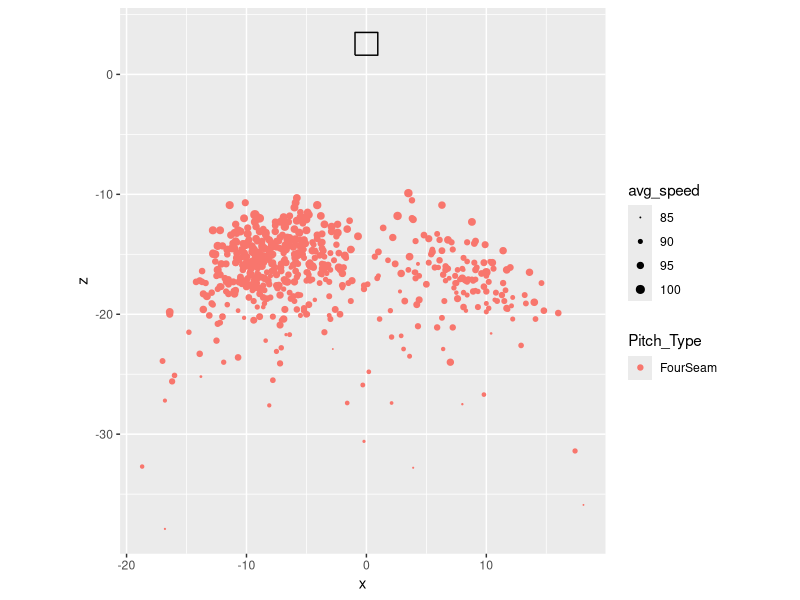

Reproduce this figure in R.
## ---- chunk 1
knitr::opts_chunk$set(echo = TRUE)
## ---- chunk 2
library(tidyverse)
library(lubridate)
library(ggthemes)
library(readr)
## ---- chunk 3
Data2016 <- read_csv("2016FullPitchData.csv", 
    col_types = cols(player_id = col_number(), 
        year = col_number(), player_age = col_number(), 
        p_game = col_number(), p_formatted_ip = col_number(), 
        p_strikeout = col_number(), p_k_percent = col_number(), 
        p_era = col_number(), n = col_number(), 
        n_ff_formatted = col_number(), ff_avg_speed = col_number(), 
        ff_avg_spin = col_number(), ff_avg_break_x = col_number(), 
        ff_avg_break_z = col_number(), ff_avg_break = col_number(), 
        ff_range_speed = col_number(), n_sl_formatted = col_number(), 
        sl_avg_speed = col_number(), sl_avg_spin = col_number(), 
        sl_avg_break_x = col_number(), sl_avg_break_z = col_number(), 
        sl_avg_break = col_number(), sl_range_speed = col_number(), 
        n_ch_formatted = col_number(), ch_avg_speed = col_number(), 
        ch_avg_spin = col_number(), ch_avg_break_x = col_number(), 
        ch_avg_break_z = col_number(), ch_avg_break = col_number(), 
        ch_range_speed = col_number(), n_cukc_formatted = col_number(), 
        cu_avg_speed = col_number(), cu_avg_spin = col_number(), 
        cu_avg_break_x = col_number(), cu_avg_break_z = col_number(), 
        cu_avg_break = col_number(), cu_range_speed = col_number(), 
        n_sift_formatted = col_number(), 
        si_avg_speed = col_number(), si_avg_spin = col_number(), 
        si_avg_break_x = col_number(), si_avg_break_z = col_number(), 
        si_avg_break = col_number(), si_range_speed = col_number(), 
        n_fc_formatted = col_number(), fc_avg_speed = col_number(), 
        fc_avg_spin = col_number(), fc_avg_break_x = col_number(),
        fc_avg_break_z = col_number(), fc_avg_break = col_number(),
        fc_range_speed = col_number(), n_fs_formatted = col_number(),
        fs_avg_speed = col_number(), fs_avg_break_x = col_number(),
        fs_avg_break_z = col_number(), fs_avg_break = col_number(),
        fs_range_speed = col_number(), n_kn_formatted = col_number(),
        kn_avg_speed = col_number(), kn_avg_break_x = col_number(),
        kn_avg_break_z = col_number(), kn_avg_break = col_number(),
        kn_range_speed = col_number(), `...69` = col_skip()), skip = 1, na = "0")

Data2017 <- read_csv("2017FullPitchData.csv", 
    col_types = cols(player_id = col_number(), 
        year = col_number(), player_age = col_number(), 
        p_game = col_number(), p_formatted_ip = col_number(), 
        p_strikeout = col_number(), p_k_percent = col_number(), 
        p_era = col_number(), n = col_number(), 
        n_ff_formatted = col_number(), ff_avg_speed = col_number(), 
        ff_avg_spin = col_number(), ff_avg_break_x = col_number(), 
        ff_avg_break_z = col_number(), ff_avg_break = col_number(), 
        ff_range_speed = col_number(), n_sl_formatted = col_number(), 
        sl_avg_speed = col_number(), sl_avg_spin = col_number(), 
        sl_avg_break_x = col_number(), sl_avg_break_z = col_number(), 
        sl_avg_break = col_number(), sl_range_speed = col_number(), 
        n_ch_formatted = col_number(), ch_avg_speed = col_number(), 
        ch_avg_spin = col_number(), ch_avg_break_x = col_number(), 
        ch_avg_break_z = col_number(), ch_avg_break = col_number(), 
        ch_range_speed = col_number(), n_cukc_formatted = col_number(), 
        cu_avg_speed = col_number(), cu_avg_spin = col_number(), 
        cu_avg_break_x = col_number(), cu_avg_break_z = col_number(), 
        cu_avg_break = col_number(), cu_range_speed = col_number(), 
        n_sift_formatted = col_number(), 
        si_avg_speed = col_number(), si_avg_spin = col_number(), 
        si_avg_break_x = col_number(), si_avg_break_z = col_number(), 
        si_avg_break = col_number(), si_range_speed = col_number(), 
        n_fc_formatted = col_number(), fc_avg_speed = col_number(), 
        fc_avg_spin = col_number(), fc_avg_break_x = col_number(),
        fc_avg_break_z = col_number(), fc_avg_break = col_number(),
        fc_range_speed = col_number(), n_fs_formatted = col_number(),
        fs_avg_speed = col_number(), fs_avg_break_x = col_number(),
        fs_avg_break_z = col_number(), fs_avg_break = col_number(),
        fs_range_speed = col_number(), n_kn_formatted = col_number(),
        kn_avg_speed = col_number(), kn_avg_break_x = col_number(),
        kn_avg_break_z = col_number(), kn_avg_break = col_number(),
        kn_range_speed = col_number(), `...69` = col_skip()), skip = 1, na = "0")

Data2018 <- read_csv("2018FullPitchData.csv", 
    col_types = cols(player_id = col_number(), 
        year = col_number(), player_age = col_number(), 
        p_game = col_number(), p_formatted_ip = col_number(), 
        p_strikeout = col_number(), p_k_percent = col_number(), 
        p_era = col_number(), n = col_number(), 
        n_ff_formatted = col_number(), ff_avg_speed = col_number(), 
        ff_avg_spin = col_number(), ff_avg_break_x = col_number(), 
        ff_avg_break_z = col_number(), ff_avg_break = col_number(), 
        ff_range_speed = col_number(), n_sl_formatted = col_number(), 
        sl_avg_speed = col_number(), sl_avg_spin = col_number(), 
        sl_avg_break_x = col_number(), sl_avg_break_z = col_number(), 
        sl_avg_break = col_number(), sl_range_speed = col_number(), 
        n_ch_formatted = col_number(), ch_avg_speed = col_number(), 
        ch_avg_spin = col_number(), ch_avg_break_x = col_number(), 
        ch_avg_break_z = col_number(), ch_avg_break = col_number(), 
        ch_range_speed = col_number(), n_cukc_formatted = col_number(), 
        cu_avg_speed = col_number(), cu_avg_spin = col_number(), 
        cu_avg_break_x = col_number(), cu_avg_break_z = col_number(), 
        cu_avg_break = col_number(), cu_range_speed = col_number(), 
        n_sift_formatted = col_number(), 
        si_avg_speed = col_number(), si_avg_spin = col_number(), 
        si_avg_break_x = col_number(), si_avg_break_z = col_number(), 
        si_avg_break = col_number(), si_range_speed = col_number(), 
        n_fc_formatted = col_number(), fc_avg_speed = col_number(), 
        fc_avg_spin = col_number(), fc_avg_break_x = col_number(),
        fc_avg_break_z = col_number(), fc_avg_break = col_number(),
        fc_range_speed = col_number(), n_fs_formatted = col_number(),
        fs_avg_speed = col_number(), fs_avg_break_x = col_number(),
        fs_avg_break_z = col_number(), fs_avg_break = col_number(),
        fs_range_speed = col_number(), n_kn_formatted = col_number(),
        kn_avg_speed = col_number(), kn_avg_break_x = col_number(),
        kn_avg_break_z = col_number(), kn_avg_break = col_number(),
        kn_range_speed = col_number(), `...69` = col_skip()), skip = 1, na = "0")

Data2019 <- read_csv("2019FullPitchData.csv", 
    col_types = cols(player_id = col_number(), 
        year = col_number(), player_age = col_number(), 
        p_game = col_number(), p_formatted_ip = col_number(), 
        p_strikeout = col_number(), p_k_percent = col_number(), 
        p_era = col_number(), n = col_number(), 
        n_ff_formatted = col_number(), ff_avg_speed = col_number(), 
        ff_avg_spin = col_number(), ff_avg_break_x = col_number(), 
        ff_avg_break_z = col_number(), ff_avg_break = col_number(), 
        ff_range_speed = col_number(), n_sl_formatted = col_number(), 
        sl_avg_speed = col_number(), sl_avg_spin = col_number(), 
        sl_avg_break_x = col_number(), sl_avg_break_z = col_number(), 
        sl_avg_break = col_number(), sl_range_speed = col_number(), 
        n_ch_formatted = col_number(), ch_avg_speed = col_number(), 
        ch_avg_spin = col_number(), ch_avg_break_x = col_number(), 
        ch_avg_break_z = col_number(), ch_avg_break = col_number(), 
        ch_range_speed = col_number(), n_cukc_formatted = col_number(), 
        cu_avg_speed = col_number(), cu_avg_spin = col_number(), 
        cu_avg_break_x = col_number(), cu_avg_break_z = col_number(), 
        cu_avg_break = col_number(), cu_range_speed = col_number(), 
        n_sift_formatted = col_number(), 
        si_avg_speed = col_number(), si_avg_spin = col_number(), 
        si_avg_break_x = col_number(), si_avg_break_z = col_number(), 
        si_avg_break = col_number(), si_range_speed = col_number(), 
        n_fc_formatted = col_number(), fc_avg_speed = col_number(), 
        fc_avg_spin = col_number(), fc_avg_break_x = col_number(),
        fc_avg_break_z = col_number(), fc_avg_break = col_number(),
        fc_range_speed = col_number(), n_fs_formatted = col_number(),
        fs_avg_speed = col_number(), fs_avg_break_x = col_number(),
        fs_avg_break_z = col_number(), fs_avg_break = col_number(),
        fs_range_speed = col_number(), n_kn_formatted = col_number(),
        kn_avg_speed = col_number(), kn_avg_break_x = col_number(),
        kn_avg_break_z = col_number(), kn_avg_break = col_number(),
        kn_range_speed = col_number(), `...69` = col_skip()), skip = 1, na = "0")

Data2020 <- read_csv("2020FullPitchData.csv", 
    col_types = cols(player_id = col_number(), 
        year = col_number(), player_age = col_number(), 
        p_game = col_number(), p_formatted_ip = col_number(), 
        p_strikeout = col_number(), p_k_percent = col_number(), 
        p_era = col_number(), n = col_number(), 
        n_ff_formatted = col_number(), ff_avg_speed = col_number(), 
        ff_avg_spin = col_number(), ff_avg_break_x = col_number(), 
        ff_avg_break_z = col_number(), ff_avg_break = col_number(), 
        ff_range_speed = col_number(), n_sl_formatted = col_number(), 
        sl_avg_speed = col_number(), sl_avg_spin = col_number(), 
        sl_avg_break_x = col_number(), sl_avg_break_z = col_number(), 
        sl_avg_break = col_number(), sl_range_speed = col_number(), 
        n_ch_formatted = col_number(), ch_avg_speed = col_number(), 
        ch_avg_spin = col_number(), ch_avg_break_x = col_number(), 
        ch_avg_break_z = col_number(), ch_avg_break = col_number(), 
        ch_range_speed = col_number(), n_cukc_formatted = col_number(), 
        cu_avg_speed = col_number(), cu_avg_spin = col_number(), 
        cu_avg_break_x = col_number(), cu_avg_break_z = col_number(), 
        cu_avg_break = col_number(), cu_range_speed = col_number(), 
        n_sift_formatted = col_number(), 
        si_avg_speed = col_number(), si_avg_spin = col_number(), 
        si_avg_break_x = col_number(), si_avg_break_z = col_number(), 
        si_avg_break = col_number(), si_range_speed = col_number(), 
        n_fc_formatted = col_number(), fc_avg_speed = col_number(), 
        fc_avg_spin = col_number(), fc_avg_break_x = col_number(),
        fc_avg_break_z = col_number(), fc_avg_break = col_number(),
        fc_range_speed = col_number(), n_fs_formatted = col_number(),
        fs_avg_speed = col_number(), fs_avg_break_x = col_number(),
        fs_avg_break_z = col_number(), fs_avg_break = col_number(),
        fs_range_speed = col_number(), n_kn_formatted = col_number(),
        kn_avg_speed = col_number(), kn_avg_break_x = col_number(),
        kn_avg_break_z = col_number(), kn_avg_break = col_number(),
        kn_range_speed = col_number(), `...69` = col_skip()), skip = 1, na = "0")

Data2021 <- read_csv("2021FullPitchData.csv", 
    col_types = cols(player_id = col_number(), 
        year = col_number(), player_age = col_number(), 
        p_game = col_number(), p_formatted_ip = col_number(), 
        p_strikeout = col_number(), p_k_percent = col_number(), 
        p_era = col_number(), n = col_number(), 
        n_ff_formatted = col_number(), ff_avg_speed = col_number(), 
        ff_avg_spin = col_number(), ff_avg_break_x = col_number(), 
        ff_avg_break_z = col_number(), ff_avg_break = col_number(), 
        ff_range_speed = col_number(), n_sl_formatted = col_number(), 
        sl_avg_speed = col_number(), sl_avg_spin = col_number(), 
        sl_avg_break_x = col_number(), sl_avg_break_z = col_number(), 
        sl_avg_break = col_number(), sl_range_speed = col_number(), 
        n_ch_formatted = col_number(), ch_avg_speed = col_number(), 
        ch_avg_spin = col_number(), ch_avg_break_x = col_number(), 
        ch_avg_break_z = col_number(), ch_avg_break = col_number(), 
        ch_range_speed = col_number(), n_cukc_formatted = col_number(), 
        cu_avg_speed = col_number(), cu_avg_spin = col_number(), 
        cu_avg_break_x = col_number(), cu_avg_break_z = col_number(), 
        cu_avg_break = col_number(), cu_range_speed = col_number(), 
        n_sift_formatted = col_number(), 
        si_avg_speed = col_number(), si_avg_spin = col_number(), 
        si_avg_break_x = col_number(), si_avg_break_z = col_number(), 
        si_avg_break = col_number(), si_range_speed = col_number(), 
        n_fc_formatted = col_number(), fc_avg_speed = col_number(), 
        fc_avg_spin = col_number(), fc_avg_break_x = col_number(),
        fc_avg_break_z = col_number(), fc_avg_break = col_number(),
        fc_range_speed = col_number(), n_fs_formatted = col_number(),
        fs_avg_speed = col_number(), fs_avg_break_x = col_number(),
        fs_avg_break_z = col_number(), fs_avg_break = col_number(),
        fs_range_speed = col_number(), n_kn_formatted = col_number(),
        kn_avg_speed = col_number(), kn_avg_break_x = col_number(),
        kn_avg_break_z = col_number(), kn_avg_break = col_number(),
        kn_range_speed = col_number(), `...69` = col_skip()), skip = 1, na = "0")
## ---- chunk 4
#select player level info, all variables that contain ff (fastball), want to rename variables
#bindrows function 
## ---- chunk 5
FinalData <- rbind(Data2016, Data2017, Data2018, Data2019, Data2020, Data2021)
## ---- chunk 6
four_fast <- FinalData %>% #going through and separating by pitch type, creating new saved dfs for each pitch type
  select(c(1:12), contains("ff")) %>%
  add_column(Pitch_Type = "FourSeam") %>% 
  mutate(pitch_frequency = n_ff_formatted, 
         avg_speed = ff_avg_speed,
         avg_spin = ff_avg_spin,
         avg_break_x = ff_avg_break_x,
         avg_break_z = ff_avg_break_z,
         avg_break = ff_avg_break, 
         range_speed = ff_range_speed) %>% 
  select(-contains("ff"))

slider <- FinalData %>% 
  select(c(1:12), contains("sl")) %>%
  add_column(Pitch_Type = "Slider") %>%
  mutate(pitch_frequency = n_sl_formatted, 
         avg_speed = sl_avg_speed, 
         avg_spin = sl_avg_spin, 
         avg_break_x = sl_avg_break_x, 
         avg_break_z = sl_avg_break_z, 
         avg_break = sl_avg_break, 
         range_speed = sl_range_speed) %>%
  select(-contains("sl"))

changeup <- FinalData %>% 
  select(c(1:12), contains("ch")) %>%
  add_column(Pitch_Type = "Changeup") %>%
  mutate(pitch_frequency = n_ch_formatted, 
         avg_speed = ch_avg_speed, 
         avg_spin = ch_avg_spin, 
         avg_break_x = ch_avg_break_x, 
         avg_break_z = ch_avg_break_z, 
         avg_break = ch_avg_break, 
         range_speed = ch_range_speed) %>%
  select(-c(13:19))

curve <- FinalData %>% 
  select(c(1:12), contains("cu")) %>%
  add_column(Pitch_Type = "Curve") %>%
  mutate(pitch_frequency = n_cukc_formatted, 
         avg_speed = cu_avg_speed, 
         avg_spin = cu_avg_spin, 
         avg_break_x = cu_avg_break_x, 
         avg_break_z = cu_avg_break_z, 
         avg_break = cu_avg_break, 
         range_speed = cu_range_speed) %>%
  select(-contains("cu"))

sinker <- FinalData %>%
  select(c(1:12), contains("si")) %>%
  add_column(Pitch_Type = "Sinker") %>%
  mutate(pitch_frequency = n_sift_formatted, 
         avg_speed = si_avg_speed, 
         avg_spin = si_avg_spin, 
         avg_break_x = si_avg_break_x, 
         avg_break_z = si_avg_break_z, 
         avg_break = si_avg_break, 
         range_speed = si_range_speed) %>%
  select(-contains("si"))

cutter <- FinalData %>% 
  select(c(1:12), contains("fc")) %>%
  add_column(Pitch_Type = "Cutter") %>%
  mutate(pitch_frequency = n_fc_formatted, 
         avg_speed = fc_avg_speed, 
         avg_spin = fc_avg_spin) %>%
  select(-contains("fc"))

knuckleball <- FinalData %>% 
  select(c(1:12), contains("kn")) %>% 
  add_column(Pitch_Type = "Knuckle") %>% 
  mutate(pitch_frequency = n_kn_formatted, 
         avg_speed = kn_avg_speed, 
         avg_spin = kn_avg_spin, 
         avg_break_x = kn_avg_break_x, 
         avg_break_z = kn_avg_break_z, 
         avg_break = kn_avg_break, 
         range_speed = kn_range_speed) %>% 
  select(-contains("kn"))

Splitter <- FinalData %>%
  select(c(1:12), contains("fs")) %>%
  add_column(Pitch_Type = "Splitter") %>%
  mutate(pitch_frequency = n_fs_formatted, 
         avg_speed = fs_avg_speed, 
         avg_spin = fs_avg_spin, 
         avg_break_x = fs_avg_break_x, 
         avg_break_z = fs_avg_break_z, 
         avg_break = fs_avg_break, 
         range_speed = fs_range_speed) %>%
  select(-contains("fs"))

## ---- chunk 7
#combining new pitch data into a full df 
TidyPitchData <- bind_rows(four_fast, slider, changeup, curve, sinker, 
                           cutter, Splitter, knuckleball)
## ---- chunk 8
#trying to create plot of the strike zone 
x <- c(-.95,.95,.95,-.95,-.95)
z <- c(1.6,1.6,3.5,3.5,1.6)

strikezone <- data.frame(x,z)
## ---- chunk 9
TidyPitchData %>%
  filter(Pitch_Type == "FourSeam", year == 2019) %>%
  ggplot() +
  geom_path(data = strikezone, aes(x=x, y=z)) +
  coord_equal() +
   geom_point(aes(x = avg_break_x,
                  y = avg_break_z,
                  size = avg_speed,
                  color = Pitch_Type)) +
  scale_size(range = c(-1.0,2.5)) 
